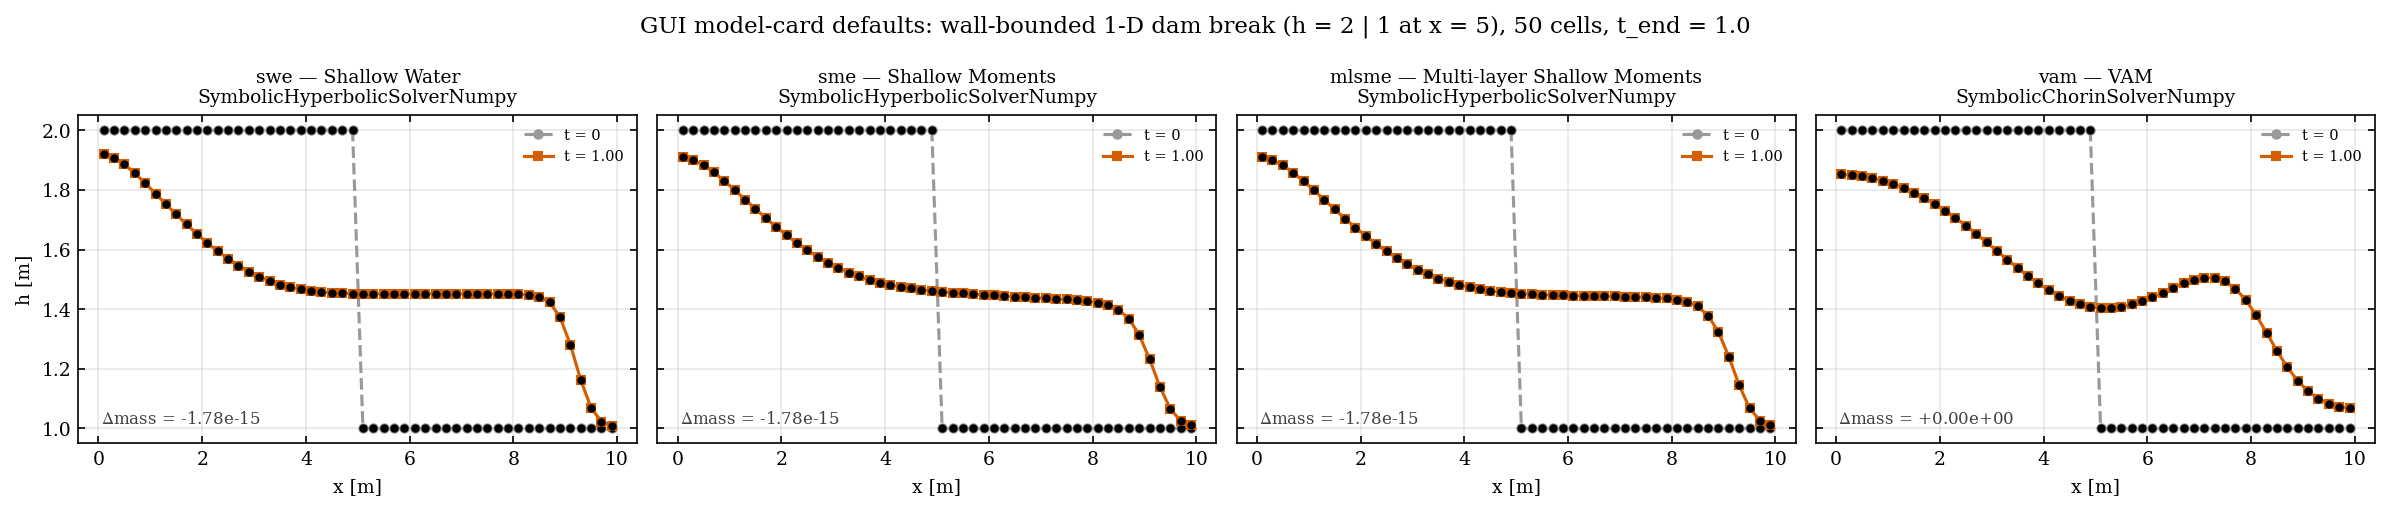

This chart was generated by the following Python code:
"""Deliverable for the phase-3 card rework: PROVE the authored model-card defaults run,
straight from the catalog, on the symbolic NumPy solver.

For each card in ``cards/models/default.json`` that builds a zoomy model this
  1. execs the card's ``template`` verbatim (the same string the GUI ships and
     ``tests/test_registry.py`` gates),
  2. builds the mesh from the ``mesh-create-1d`` card's ``init``
     (domain 0..10, 50 cells — no numbers are re-typed here),
  3. marches it with the solver the card implies — ``SymbolicChorinSolverNumpy``
     when the template binds ``split`` (VAM is non-hydrostatic; the predictor from
     ``predictor_nsm``), ``SymbolicHyperbolicSolverNumpy`` otherwise,
  4. writes the run to HDF5 and reads it back through
     ``zoomy_plotting.read_hdf5`` — the same store the GUI's Visualization
     cards see — then plots ``h(x)`` at t=0 and t=t_end via
     ``zoomy_plotting.MatplotlibPlotter``.

The per-panel annotation is the acceptance number: the discrete mass
``Σ h·dx`` over the inner cells.  Wall BCs on both tags make this an EXACT
invariant of the FV update (no flux crosses either end), so ``Δmass`` is a
wall-tightness check, not a tolerance.

Reproduce::

    micromamba run -n zoomy python library/zoomy_gui/deliverable_default_cards.py
"""

import json
import os
import tempfile

import matplotlib
matplotlib.use("Agg")
import matplotlib.pyplot as plt
import numpy as np

import zoomy_plotting as zp
from zoomy_core.mesh import BaseMesh
from zoomy_core.numerics import NumericalSystemModel, ReconstructionSpec
from zoomy_core.symsolver.numpy_backend import (SymbolicChorinSolverNumpy,
                                                SymbolicHyperbolicSolverNumpy)
from zoomy_core.symsolver.strategies.chorin import predictor_nsm
from zoomy_core.systemmodel import SystemModel

HERE = os.path.dirname(os.path.abspath(__file__))
OUT_PNG = os.path.join(HERE, "deliverable_default_cards.png")
T_END = 1.0
CFL = 0.9
SNAPSHOTS = 20


def _catalog(name):
    with open(os.path.join(HERE, "cards", name, "default.json")) as fh:
        return {c["id"]: c for c in json.load(fh)}


def run_card(card, mesh, h5_path):
    """Exec the card template and march it with the solver the card implies.
    Returns (state_names, solver_label)."""
    ns = {"display": lambda *a, **k: None}
    exec(compile(card["template"], card["id"], "exec"), ns)  # noqa: S102
    sm = ns["model"]
    names = [str(s) for s in sm.state]
    opts = dict(time_end=T_END, cfl=CFL, dt_write=T_END / SNAPSHOTS, output=h5_path)
    if "split" in ns:                       # non-hydrostatic → Chorin projection
        split = ns["split"]
        solver = SymbolicChorinSolverNumpy(**opts)
        Q, Qaux = solver.setup(mesh, predictor_nsm(split.SM_pred, split.SM_press, split.SM_corr),
                               split.SM_press, split.SM_corr)
        solver.run(Q, Qaux)
        return names, "SymbolicChorinSolverNumpy"

    nsm = NumericalSystemModel.from_system_model(
        sm, reconstruction=ReconstructionSpec(order=1))
    solver = SymbolicHyperbolicSolverNumpy(**opts)
    Q, Qaux = solver.setup(mesh, nsm)
    solver.run(Q, Qaux)
    return names, "SymbolicHyperbolicSolverNumpy"


def main():
    models = _catalog("models")
    mesh_init = _catalog("meshes")["mesh-create-1d"]["init"]
    n_cells = int(mesh_init["n_cells"])
    x0, x1 = float(mesh_init["x_min"]), float(mesh_init["x_max"])
    dx = (x1 - x0) / n_cells
    mesh = BaseMesh.create_1d(domain=(x0, x1), n_inner_cells=n_cells)

    tmp = tempfile.mkdtemp(prefix="zoomy_gui_cards_")
    ids = [cid for cid in models if "SystemModel" in models[cid].get("template", "")]
    with zp.apply_style():
        fig, axes = plt.subplots(1, len(ids), figsize=(4.0 * len(ids), 3.4),
                                 sharey=True)
        for ax, cid in zip(np.atleast_1d(axes), ids):
            card = models[cid]
            h5_path = os.path.join(tmp, f"{cid}.h5")
            names, solver_label = run_card(card, mesh, h5_path)

            store = zp.read_hdf5(h5_path)          # what a viz card sees
            h_field = "h"                          # the store names its fields
            plotter = zp.MatplotlibPlotter(store)
            last = len(store.times) - 1
            plotter.plot(ax, time_step=0, field=h_field,
                         line_color="0.6", line_linestyle="--"
                         )["line"].set_label("t = 0")
            plotter.plot(ax, time_step=last, field=h_field
                         )["line"].set_label(f"t = {float(store.times[last]):.2f}")

            mass = float(np.asarray(
                plotter._cell_values(last, h_field), float)[:n_cells].sum() * dx)
            mass0 = float(np.asarray(
                plotter._cell_values(0, h_field), float)[:n_cells].sum() * dx)
            ax.set_title(f"{cid} — {card['title']}\n{solver_label}", fontsize=9)
            ax.set_xlabel("x [m]")
            ax.annotate(f"$\\Delta$mass = {mass - mass0:+.2e}", (0.04, 0.06),
                        xycoords="axes fraction", fontsize=8,
                        color=("firebrick" if abs(mass - mass0) > 1e-9 else "0.25"))
            ax.legend(fontsize=7, loc="upper right")
            ax.set_ylabel("")          # the plotter labels with the raw q-name
        np.atleast_1d(axes)[0].set_ylabel("h [m]")
        fig.suptitle(
            "GUI model-card defaults: wall-bounded 1-D dam break "
            f"(h = 2 | 1 at x = 5), {n_cells} cells, t_end = {T_END}",
            fontsize=11)
        fig.tight_layout()
        fig.savefig(OUT_PNG, dpi=150)
    print("wrote", OUT_PNG)


if __name__ == "__main__":
    main()
